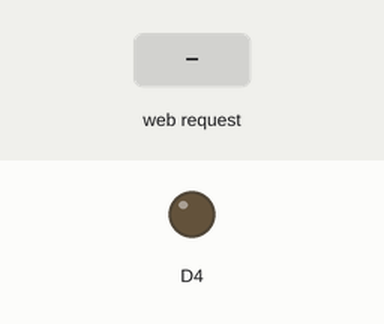
A sketch run on a simulated ESP8266 (NodeMCU). Shown: output pins drawn as LEDs (lit = HIGH). The inputs (shaded band) are chosen by the test bench. WiFi joins after 1.5 s; servers stay silent unless stated; what the sketch prints to the serial monitor is not drawn.

Above: at 2.7 s.
2.8 s: HTTP request GET /pin?light=off received
At 4.0 s:
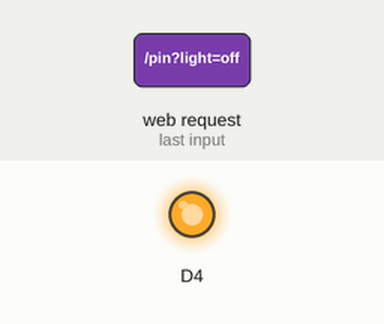
4.3 s: HTTP request GET /pin?light=on received
At 5.3 s:
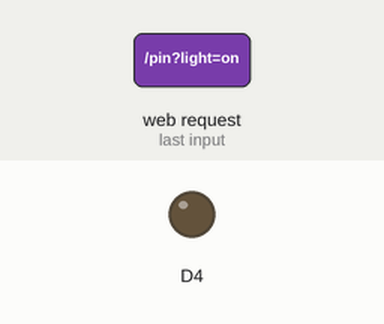
Timing chart, 0 to 7.3 s (numbered marks = the images above; inputs shaded):
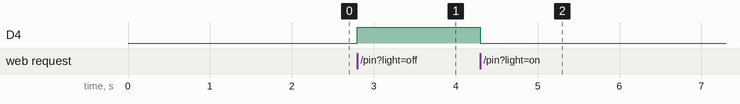

The sketch:

HelloServer.ino
```cpp
#include <ESP8266WiFi.h>
#include <WiFiClient.h>
#include <ESP8266WebServer.h>
#include <ESP8266mDNS.h>

const char* ssid = "CCCC";
const char* password = "CCCC123456";

ESP8266WebServer server(80);

String html = "<!DOCTYPE html><html lang=\"en\"><head> <meta charset=\"UTF-8\">  <title>灯</title>  <style type=\"text/css\">   .float{     width:500px;      display:table;      position: absolute;     top:0;      left:0;     right:0;      bottom:0;     margin:auto;    }   a{      text-decoration:none;     text-align:center;      width:500px;      height:500px;     float:left;     display:table;      margin-top:50px;    }   input{      width:100%;     height:100%;      font-size:10em;     font-family:\"微软雅黑\";     display:table;    } </style></head><body> <div class=\"float\">   <a href=\"#\">    <a href=\"./pin?light=on\">     <input type=\"button\" value=\"OPEN\">    </a>    <a href=\"#\">    <a href=\"./pin?light=off\">      <input type=\"button\" value=\"OFF\">   </a>  </div></body></html>      ";

void pin(){
  if(server.arg("light")=="on"){
    digitalWrite(D4, LOW);
    server.send(200, "text/html", html);
  }else if(server.arg("light")=="off"){
    digitalWrite(D4, HIGH);
    server.send(200, "text/html", html);
  }
}

const int led = 13;

void handleRoot() {
  digitalWrite(led, 1);
  server.send(200, "text/html", html);
  digitalWrite(led, 0);
}

void handleNotFound(){
  digitalWrite(led, 1);
  String message = "File Not Found\n\n";
  message += "URI: ";
  message += server.uri();
  message += "\nMethod: ";
  message += (server.method() == HTTP_GET)?"GET":"POST";
  message += "\nArguments: ";
  message += server.args();
  message += "\n";
  for (uint8_t i=0; i<server.args(); i++){
    message += " " + server.argName(i) + ": " + server.arg(i) + "\n";
  }
  server.send(404, "text/plain", message);
  digitalWrite(led, 0);
}

void setup(void){
  pinMode(D4, OUTPUT);
  digitalWrite(led, 0);
  Serial.begin(115200);
  WiFi.begin(ssid, password);
  Serial.println("");

  // Wait for connection
  while (WiFi.status() != WL_CONNECTED) {
    delay(500);
    Serial.print(".");
  }
  Serial.println("");
  Serial.print("Connected to ");
  Serial.println(ssid);
  Serial.print("IP address: ");
  Serial.println(WiFi.localIP());

  if (MDNS.begin("esp8266")) {
    Serial.println("MDNS responder started");
  }

  server.on("/", handleRoot);
  server.on("/pin", HTTP_GET, pin);

  server.on("/inline", [](){
    server.send(200, "text/plain", "this works as well");
  });

  server.onNotFound(handleNotFound);

  server.begin();
  Serial.println("HTTP server started");
}

void loop(void){
  server.handleClient();
}
```

Measured:
- after the input at 2.8 s, D4: LOW → HIGH at once
- after the input at 4.3 s, D4: HIGH → LOW at once
